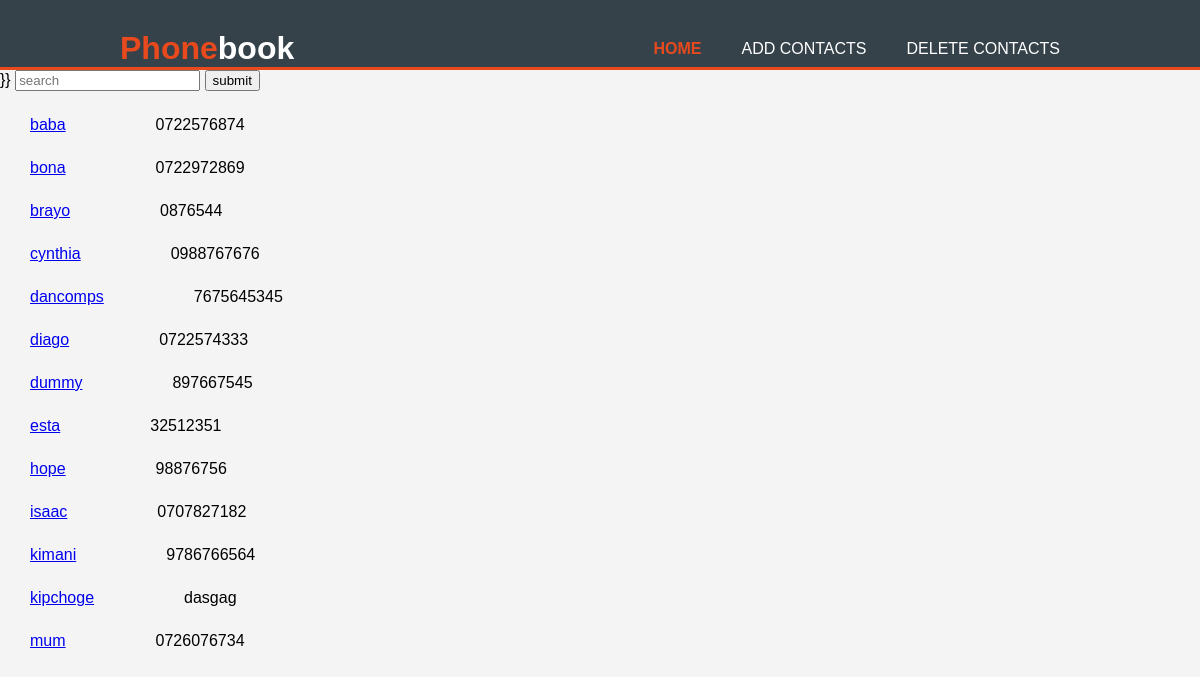
The page / on the database its author committed.
### contacts/models.py (models this page shows, shortened)
class Contact(models.Model):
    name = models.CharField(max_length=100)
    phone_number = models.CharField(max_length=15)
    email = models.CharField(max_length=100, blank=True)

### contacts/views.py (the view)
# urls.py: path('', views.all, name="allcontacts"),
def all(request):
    all_conts = Contact.objects.all()
    list_conts: List[Contact] = []
    for i in all_conts:
        list_conts.append(i)
    ordered_list = sorted(list_conts, key=lambda con: con.name)
    context = {"all_conts": ordered_list}
    return render(request, "contacts/contacts.html", context)

### contacts/templates/contacts/contacts.html (shortened to what this page needs)
{% extends 'contacts/base.html' %}
{% load staticfiles %}
{% block body%}
<form method="POST" action="{% url 'search'  %}">}}
    <input name="q" value="{{ request.POST.q }}" placeholder="search">
    <button type="submit">submit</button>
</form>
{% for cont in all_conts %}
    <p class="con_name"><a href="{% url 'details' cont.id %}">{{ cont.name }}</a><span class="con_num">{{ cont.phone_number }}</span></p>
{% endfor %}
{% endblock %}

### contacts/templates/contacts/base.html (shortened to what this page needs)
<!DOCTYPE html>
<html lang="en">
<head>
    {% load staticfiles %}
    <link rel="stylesheet" type="text/css", href="{% static 'contacts/style.css' %}"/>
</head>
<body>
<header>
    <div class="container">
        <div id="branding">
            <h1><span class="highlight">Phone</span>book</h1>
        </div>
        <nav>
            <ul>
                <li class="current"><a href="{% url 'allcontacts' %}">Home</a></li>
                <li><a href="{% url 'contacts' %}">Add contacts</a></li>
                <li><a href="#">Delete contacts</a></li>
            </ul>
        </nav>
    </div>
</header>
{% block body %}
{% endblock %}
</body>
</html>

### contacts/static/contacts/style.css (style rules this page uses)
body { font-family: Arial, SansSerif, Helvetica; size: 15px; padding: 0px; margin: 0px; background-color: #f4f4f4; }
.container { width: 80%; margin:auto; overflow: hidden; }
header { background:#35424a; color: #ffffff; padding-top: 30px; min-height: 70%; border-bottom:#e8491d 3px solid; }
header a { color: #ffffff; text-decoration: none; text-transform: uppercase; font-size: 16px; }
header ul { margin: 0; padding: 0; }
header li { float:left; display: inline; padding: 0 20px 0 20px; }
header #branding { float: left; }
header #branding h1 { margin: 0; }
header nav { float: right; margin-top: 10px; }
header .highlight, header .current a { color: #e8491d; font-weight: bold; }
.con_name { margin-top: 25px; }
.con_name a { margin-left: 30px; margin-right: 40px; }
.con_name .con_num { margin-left: 50px; }

### rows shown on the page
Contact: name "baba", phone_number "0722576874"
Contact: name "bona", phone_number "0722972869"
Contact: name "brayo", phone_number "0876544"
Contact: name "cynthia", phone_number "0988767676"
Contact: name "dancomps", phone_number "7675645345"
Contact: name "diago", phone_number "0722574333"
Contact: name "dummy", phone_number "897667545"
Contact: name "esta", phone_number "32512351"
Contact: name "hope", phone_number "98876756"
Contact: name "isaac", phone_number "0707827182"
Contact: name "kimani", phone_number "9786766564"
Contact: name "kipchoge", phone_number "dasgag"
Contact: name "mum", phone_number "0726076734"
